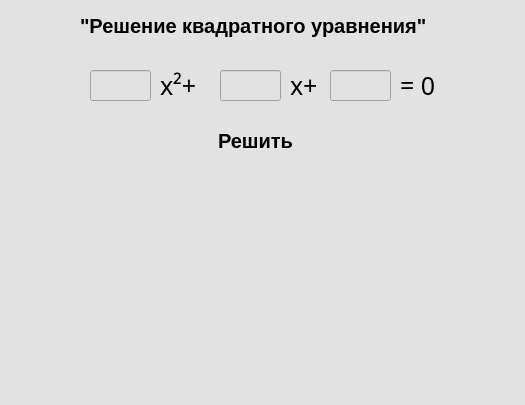
<?xml version="1.0" encoding="UTF-8"?>
<ui version="4.0">
 <class>Form</class>
 <widget class="QWidget" name="Form">
  <property name="geometry">
   <rect>
    <x>0</x>
    <y>0</y>
    <width>525</width>
    <height>405</height>
   </rect>
  </property>
  <property name="minimumSize">
   <size>
    <width>525</width>
    <height>405</height>
   </size>
  </property>
  <property name="maximumSize">
   <size>
    <width>525</width>
    <height>405</height>
   </size>
  </property>
  <property name="windowTitle">
   <string>Form</string>
  </property>
  <property name="styleSheet">
   <string notr="true">QPushButton {
font-size: 20px;
font-weight: bold;
border:none;
}
QPushButton:hover {
color:rgb(187, 12, 7) ;
}
QWidget {
background-color:rgb(226,226,226)
}


</string>
  </property>
  <widget class="QLabel" name="Label_x2">
   <property name="geometry">
    <rect>
     <x>160</x>
     <y>70</y>
     <width>61</width>
     <height>31</height>
    </rect>
   </property>
   <property name="styleSheet">
    <string notr="true">font-size:25px;text-align: right;
font-family: molot;
</string>
   </property>
   <property name="text">
    <string>x²+</string>
   </property>
  </widget>
  <widget class="QLabel" name="Label_x2_2">
   <property name="geometry">
    <rect>
     <x>290</x>
     <y>70</y>
     <width>61</width>
     <height>31</height>
    </rect>
   </property>
   <property name="styleSheet">
    <string notr="true">font-size:25px;text-align: right;
font-family: molot;
</string>
   </property>
   <property name="text">
    <string>x+</string>
   </property>
  </widget>
  <widget class="QLabel" name="Label_x2_3">
   <property name="geometry">
    <rect>
     <x>400</x>
     <y>70</y>
     <width>61</width>
     <height>31</height>
    </rect>
   </property>
   <property name="styleSheet">
    <string notr="true">font-size:25px;text-align: right;
font-family: molot;
</string>
   </property>
   <property name="text">
    <string>= 0</string>
   </property>
  </widget>
  <widget class="QLabel" name="label">
   <property name="geometry">
    <rect>
     <x>80</x>
     <y>0</y>
     <width>371</width>
     <height>51</height>
    </rect>
   </property>
   <property name="styleSheet">
    <string notr="true">font-size: 20px;
font-weight: bold;</string>
   </property>
   <property name="text">
    <string>&quot;Решение квадратного уравнения&quot;</string>
   </property>
  </widget>
  <widget class="QPushButton" name="butt">
   <property name="geometry">
    <rect>
     <x>210</x>
     <y>120</y>
     <width>91</width>
     <height>41</height>
    </rect>
   </property>
   <property name="styleSheet">
    <string notr="true"/>
   </property>
   <property name="text">
    <string>Решить</string>
   </property>
  </widget>
  <widget class="QLabel" name="label_resh">
   <property name="geometry">
    <rect>
     <x>10</x>
     <y>160</y>
     <width>111</width>
     <height>41</height>
    </rect>
   </property>
   <property name="styleSheet">
    <string notr="true">font-size: 20px;
color: rgb(187, 12, 7);
font-weight: bold;

</string>
   </property>
   <property name="text">
    <string/>
   </property>
  </widget>
  <widget class="QLabel" name="uravn_label">
   <property name="geometry">
    <rect>
     <x>10</x>
     <y>200</y>
     <width>521</width>
     <height>21</height>
    </rect>
   </property>
   <property name="styleSheet">
    <string notr="true">font-size: 20px;
font-family: molot;
</string>
   </property>
   <property name="text">
    <string/>
   </property>
  </widget>
  <widget class="QLabel" name="label_disc">
   <property name="geometry">
    <rect>
     <x>10</x>
     <y>230</y>
     <width>501</width>
     <height>21</height>
    </rect>
   </property>
   <property name="styleSheet">
    <string notr="true">font-size: 20px;
color: rgb(187, 12, 7);
font-weight: bold;</string>
   </property>
   <property name="text">
    <string/>
   </property>
  </widget>
  <widget class="QLabel" name="label_5">
   <property name="geometry">
    <rect>
     <x>10</x>
     <y>270</y>
     <width>511</width>
     <height>21</height>
    </rect>
   </property>
   <property name="styleSheet">
    <string notr="true">font-size: 20px;
font-family: molot;
</string>
   </property>
   <property name="text">
    <string/>
   </property>
  </widget>
  <widget class="QLabel" name="label_korni">
   <property name="geometry">
    <rect>
     <x>10</x>
     <y>300</y>
     <width>501</width>
     <height>21</height>
    </rect>
   </property>
   <property name="styleSheet">
    <string notr="true">font-size: 20px;
color: rgb(187, 12, 7);
font-weight: bold;</string>
   </property>
   <property name="text">
    <string/>
   </property>
  </widget>
  <widget class="QLabel" name="label_x1">
   <property name="geometry">
    <rect>
     <x>10</x>
     <y>340</y>
     <width>511</width>
     <height>21</height>
    </rect>
   </property>
   <property name="styleSheet">
    <string notr="true">font-size: 20px;
font-family: molot;
</string>
   </property>
   <property name="text">
    <string/>
   </property>
  </widget>
  <widget class="QLabel" name="label_x2">
   <property name="geometry">
    <rect>
     <x>10</x>
     <y>380</y>
     <width>511</width>
     <height>21</height>
    </rect>
   </property>
   <property name="styleSheet">
    <string notr="true">font-size: 20px;
font-family: molot;
</string>
   </property>
   <property name="text">
    <string/>
   </property>
  </widget>
  <widget class="QLineEdit" name="a_in">
   <property name="geometry">
    <rect>
     <x>90</x>
     <y>70</y>
     <width>61</width>
     <height>31</height>
    </rect>
   </property>
   <property name="styleSheet">
    <string notr="true">font-size:25px;text-align: right;
font-family: molot;
</string>
   </property>
   <property name="text">
    <string/>
   </property>
  </widget>
  <widget class="QLineEdit" name="b_in">
   <property name="geometry">
    <rect>
     <x>220</x>
     <y>70</y>
     <width>61</width>
     <height>31</height>
    </rect>
   </property>
   <property name="styleSheet">
    <string notr="true">font-size:25px;text-align: right;
font-family: molot;
</string>
   </property>
  </widget>
  <widget class="QLineEdit" name="c_in">
   <property name="geometry">
    <rect>
     <x>330</x>
     <y>70</y>
     <width>61</width>
     <height>31</height>
    </rect>
   </property>
   <property name="styleSheet">
    <string notr="true">font-size:25px;text-align: right;
font-family: molot;
</string>
   </property>
  </widget>
 </widget>
 <resources/>
 <connections/>
</ui>
